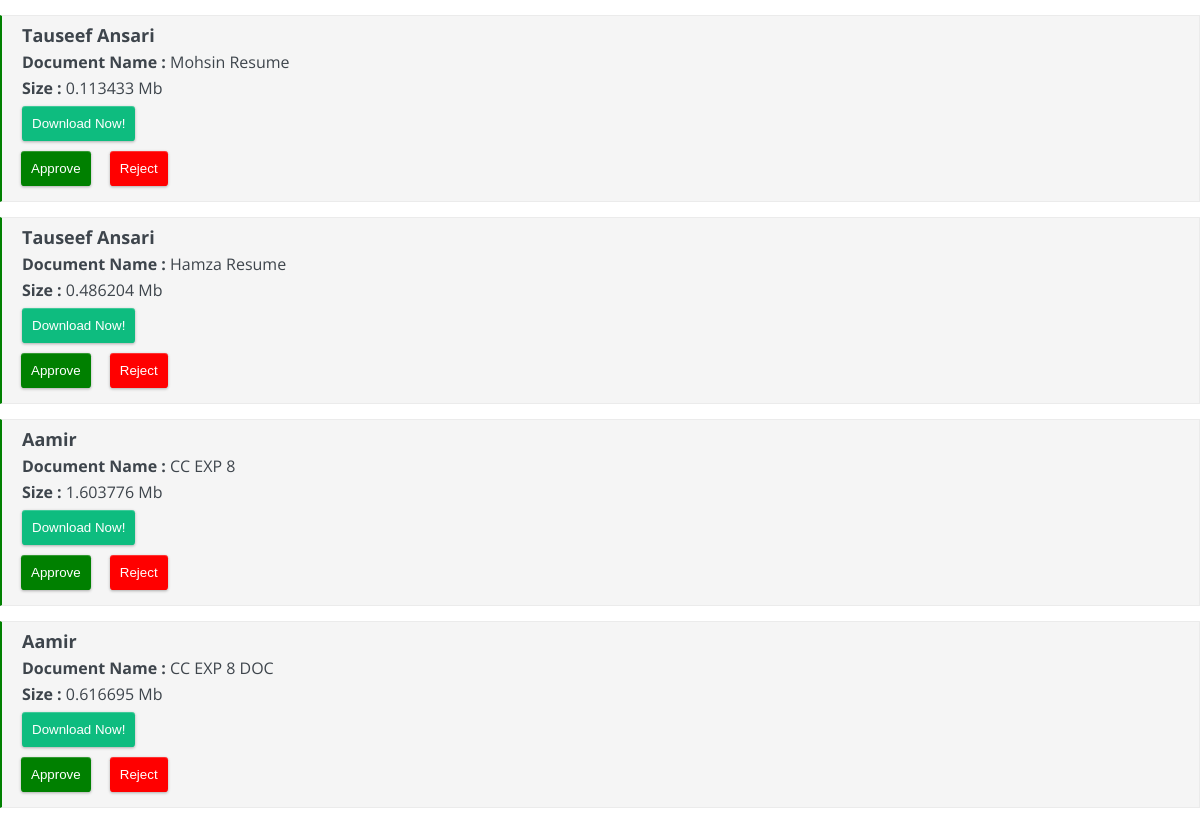
The app's page /abc.php with its own data.
### tables this page shows
CREATE TABLE `has_document` (
  `student_id` int(11) NOT NULL,
  `doc_id` int(11) NOT NULL,
  `doc_name` varchar(30) NOT NULL,
  `file` text NOT NULL,
  `size` varchar(255) NOT NULL,
  `verification_status` varchar(255) NOT NULL
);

CREATE TABLE `user` (
  `id` int(11) NOT NULL,
  `name` varchar(100) NOT NULL,
  `user_name` varchar(20) NOT NULL,
  `email_id` text NOT NULL,
  `password` varchar(32) NOT NULL,
  `contact_no` varchar(15) NOT NULL,
  `user_type` enum('student','institute','company') NOT NULL,
  `img_url` varchar(255) NOT NULL DEFAULT 'images/dp.png'
);

### abc.php (the view, shortened to what this page needs)
<head>
  <link rel="stylesheet" href="css/reset.css">
  <link rel="stylesheet" href="css/style.css">
  <link rel="stylesheet" href="css/media.css">
  <link rel="stylesheet" href="css/profile.css">
</head>
<?php
    include 'config.php';
    $query = "SELECT * FROM `has_document` where verification_status = 'pending'";
    $table = mysqli_query($connection,$query);
    while ( $row = mysqli_fetch_array( $table ))
    {
      $student_id = $row['student_id'];
      $doc_id = $row['doc_id'];
      $doc_name = $row['doc_name'];
      $file = $row['file'];
      $size = $row['size'];
      $query1 = "SELECT * FROM `user` where id = '$student_id'";
      $table1 = mysqli_query($connection, $query1);
      $row1 = mysqli_fetch_array( $table1 );
      echo "
        <div class='pro-education-body pro-bodys'>
        <ul class='education-list'>
        <li>
          <p style='padding-bottom: 10px; font-size:18px; font-weight:bold'>".$row1['name']."</p>
          <p style='padding-bottom: 10px;'><span style='font-weight:bold;'>Document Name : </span>".$doc_name."</p>
          <p style='padding-bottom: 10px;'><span style='font-weight:bold;'>Size : </span>".($size/1000000)." Mb</p>
          <a href='".$file."'><button style='padding: 10px;'> Download Now! </button> </a><br>
          <form method='post'>
          <button type='submit' name='approved' value='$doc_id' class='btn' style='background-color: green;'> Approve</button>
          <button type='submit' name='rejected' value='$doc_id' class='btn' style='background-color: red;'> Reject</button>
          </form>
      </li>
      </div>
        ";
    }
?>

### css/style.css (style rules this page uses)
*, *::after, *::before { box-sizing: border-box; }
a { color: #1784c7; text-decoration: none; }
button { background-color: var(--unique-color); border-radius: .25em; border: none; box-shadow: 0 1px 3px rgba(0, 0, 0, 0.3), inset 0 1px 0 rgba(255, 255, 255, 0.2); text-align: center; color: #ffffff; cursor: pointer; }

### abc.php (style rules this page uses)
ol, ul { list-style: none; }
.pro-bodys { padding: 0; }
.pro-bodys form { margin-left: -6px; margin-top: 5px; }
.pro-bodys ul li { background-color: rgb(245,245,245); max-width: auto; margin: 15px 0px; padding: 10px 20px; border: 1px solid rgb(235,235,235); border-left: 2px solid green; }
.education-list { margin: 0; padding: 0; border: 0; font-size: 100%; font: inherit; vertical-align: baseline; }
.btn { padding: 10px; margin: 5px; margin-right: 10px; }

### records on screen
has_document: student.name "Tauseef Ansari", doc_name "Mohsin Resume", $size/1000000 "0.113433", $doc_id 2 (drawn)
has_document: student.name "Tauseef Ansari", doc_name "Hamza Resume", $size/1000000 "0.486204", $doc_id 3 (drawn)
has_document: student.name "Aamir", doc_name "CC EXP 8", $size/1000000 "1.603776", $doc_id 4 (drawn)
has_document: student.name "Aamir", doc_name "CC EXP 8 DOC", $size/1000000 "0.616695", $doc_id 5 (drawn)
